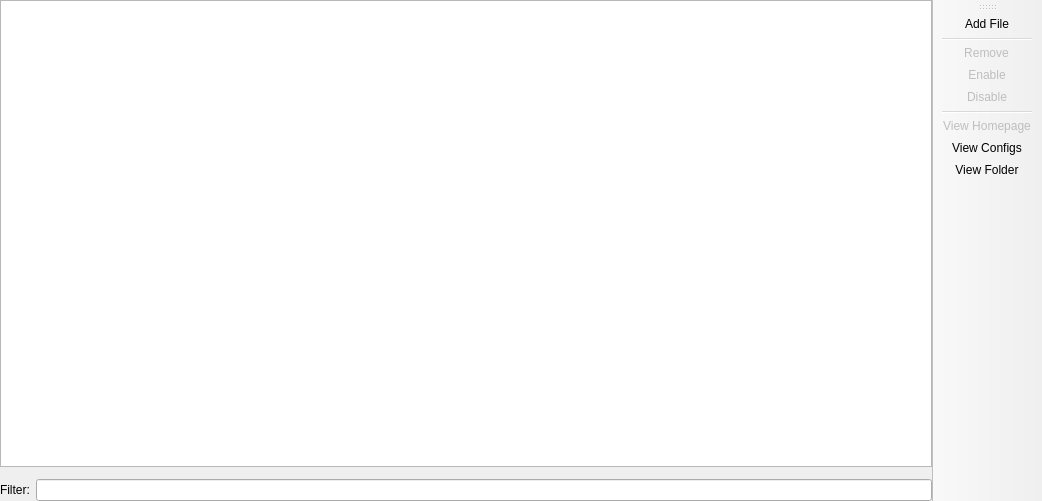
<?xml version="1.0" encoding="UTF-8"?>
<ui version="4.0">
 <class>ExternalResourcesPage</class>
 <widget class="QMainWindow" name="ExternalResourcesPage">
  <property name="geometry">
   <rect>
    <x>0</x>
    <y>0</y>
    <width>1042</width>
    <height>501</height>
   </rect>
  </property>
  <widget class="QWidget" name="centralwidget">
   <layout class="QGridLayout" name="gridLayout">
    <property name="leftMargin">
     <number>0</number>
    </property>
    <property name="topMargin">
     <number>0</number>
    </property>
    <property name="rightMargin">
     <number>0</number>
    </property>
    <property name="bottomMargin">
     <number>0</number>
    </property>
    <item row="4" column="1" colspan="3">
     <layout class="QGridLayout" name="gridLayout_2">
      <item row="0" column="1">
       <widget class="QLineEdit" name="filterEdit"/>
      </item>
      <item row="0" column="0">
       <widget class="QLabel" name="filterLabel">
        <property name="text">
         <string>Filter:</string>
        </property>
       </widget>
      </item>
     </layout>
    </item>
    <item row="2" column="1" colspan="3">
     <widget class="InfoFrame" name="frame">
      <property name="sizePolicy">
       <sizepolicy hsizetype="Preferred" vsizetype="Minimum">
        <horstretch>0</horstretch>
        <verstretch>0</verstretch>
       </sizepolicy>
      </property>
     </widget>
    </item>
    <item row="1" column="1" colspan="3">
     <widget class="ModListView" name="treeView">
      <property name="sizePolicy">
       <sizepolicy hsizetype="Expanding" vsizetype="Expanding">
        <horstretch>0</horstretch>
        <verstretch>0</verstretch>
       </sizepolicy>
      </property>
      <property name="acceptDrops">
       <bool>true</bool>
      </property>
      <property name="dragDropMode">
       <enum>QAbstractItemView::DropOnly</enum>
      </property>
      <property name="uniformRowHeights">
       <bool>true</bool>
      </property>
     </widget>
    </item>
   </layout>
  </widget>
  <widget class="WideBar" name="actionsToolbar">
   <property name="windowTitle">
    <string>Actions</string>
   </property>
   <property name="toolButtonStyle">
    <enum>Qt::ToolButtonIconOnly</enum>
   </property>
   <property name="useDefaultAction" stdset="0">
    <bool>true</bool>
   </property>
   <attribute name="toolBarArea">
    <enum>RightToolBarArea</enum>
   </attribute>
   <attribute name="toolBarBreak">
    <bool>false</bool>
   </attribute>
   <addaction name="actionAddItem"/>
   <addaction name="separator"/>
   <addaction name="actionRemoveItem"/>
   <addaction name="actionEnableItem"/>
   <addaction name="actionDisableItem"/>
   <addaction name="separator"/>
   <addaction name="actionViewHomepage"/>
   <addaction name="actionViewConfigs"/>
   <addaction name="actionViewFolder"/>
  </widget>
  <action name="actionAddItem">
   <property name="text">
    <string>&amp;Add File</string>
   </property>
   <property name="toolTip">
    <string>Add a locally downloaded file.</string>
   </property>
  </action>
  <action name="actionRemoveItem">
   <property name="enabled">
    <bool>false</bool>
   </property>
   <property name="text">
    <string>&amp;Remove</string>
   </property>
   <property name="toolTip">
    <string>Remove all selected items.</string>
   </property>
  </action>
  <action name="actionEnableItem">
   <property name="enabled">
    <bool>false</bool>
   </property>
   <property name="text">
    <string>&amp;Enable</string>
   </property>
   <property name="toolTip">
    <string>Enable all selected items.</string>
   </property>
  </action>
  <action name="actionDisableItem">
   <property name="enabled">
    <bool>false</bool>
   </property>
   <property name="text">
    <string>&amp;Disable</string>
   </property>
   <property name="toolTip">
    <string>Disable all selected items.</string>
   </property>
  </action>
  <action name="actionViewConfigs">
   <property name="text">
    <string>View &amp;Configs</string>
   </property>
   <property name="toolTip">
    <string>Open the 'config' folder in the system file manager.</string>
   </property>
  </action>
  <action name="actionViewFolder">
   <property name="text">
    <string>View &amp;Folder</string>
   </property>
   <property name="toolTip">
    <string>Open the folder in the system file manager.</string>
   </property>
  </action>
  <action name="actionDownloadItem">
   <property name="enabled">
    <bool>false</bool>
   </property>
   <property name="text">
    <string>&amp;Download</string>
   </property>
   <property name="toolTip">
    <string>Download resources from online mod platforms.</string>
   </property>
  </action>
  <action name="actionUpdateItem">
   <property name="enabled">
    <bool>false</bool>
   </property>
   <property name="text">
    <string>Check for &amp;Updates</string>
   </property>
   <property name="toolTip">
    <string>Try to check or update all selected resources (all resources if none are selected).</string>
   </property>
  </action>
  <action name="actionResetItemMetadata">
   <property name="text">
    <string>Reset Update Metadata</string>
   </property>
   <property name="menuRole">
    <enum>QAction::NoRole</enum>
   </property>
  </action>
  <action name="actionVerifyItemDependencies">
   <property name="text">
    <string>Verify Dependencies</string>
   </property>
   <property name="menuRole">
    <enum>QAction::NoRole</enum>
   </property>
  </action>
  <action name="actionExportMetadata">
   <property name="enabled">
    <bool>false</bool>
   </property>
   <property name="text">
    <string>Export List</string>
   </property>
   <property name="toolTip">
    <string>Export resource's metadata to text.</string>
   </property>
  </action>
  <action name="actionChangeVersion">
   <property name="enabled">
    <bool>false</bool>
   </property>
   <property name="text">
    <string>Change Version</string>
   </property>
   <property name="toolTip">
    <string>Change a resource's version.</string>
   </property>
   <property name="menuRole">
    <enum>QAction::NoRole</enum>
   </property>
  </action>
  <action name="actionViewHomepage">
   <property name="enabled">
    <bool>false</bool>
   </property>
   <property name="text">
    <string>View Homepage</string>
   </property>
   <property name="toolTip">
    <string>View the homepages of all selected items.</string>
   </property>
  </action>
  <action name="actionEnableUpdates">
   <property name="text">
    <string>Ena&amp;ble Updates</string>
   </property>
   <property name="toolTip">
    <string>Mark resource to be updated</string>
   </property>
  </action>
  <action name="actionDisableUpdates">
   <property name="text">
    <string>Disable U&amp;pdates</string>
   </property>
   <property name="toolTip">
    <string>Mark resource to prevent it from being updated</string>
   </property>
  </action>
 </widget>
 <customwidgets>
  <customwidget>
   <class>ModListView</class>
   <extends>QTreeView</extends>
   <header>ui/widgets/ModListView.h</header>
  </customwidget>
  <customwidget>
   <class>InfoFrame</class>
   <extends>QFrame</extends>
   <header>ui/widgets/InfoFrame.h</header>
   <container>1</container>
  </customwidget>
  <customwidget>
   <class>WideBar</class>
   <extends>QToolBar</extends>
   <header>ui/widgets/WideBar.h</header>
  </customwidget>
 </customwidgets>
 <tabstops>
  <tabstop>treeView</tabstop>
  <tabstop>filterEdit</tabstop>
 </tabstops>
 <resources/>
 <connections/>
</ui>
